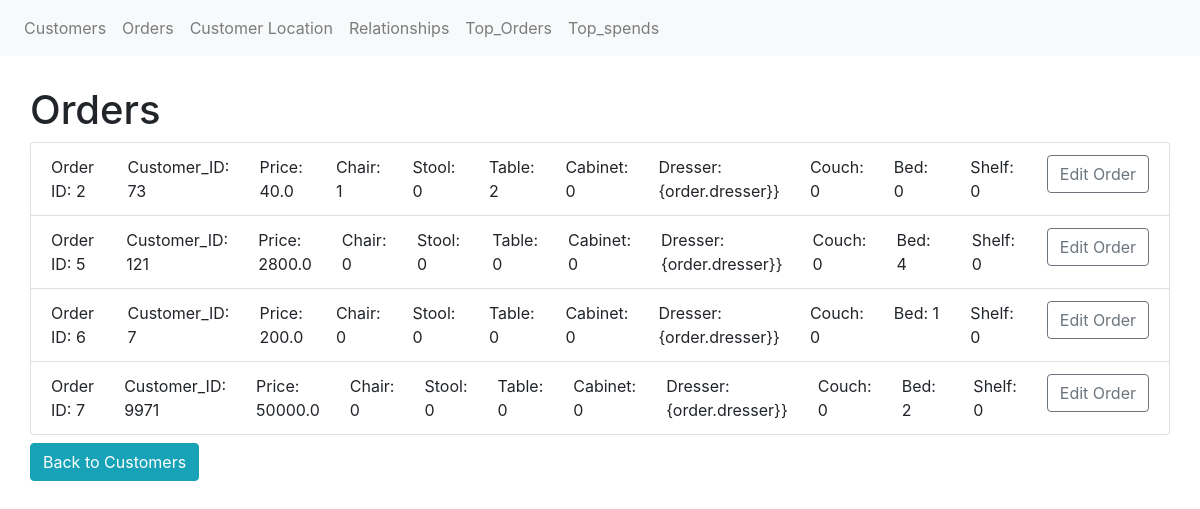
The page /orders on the database as committed earlier.
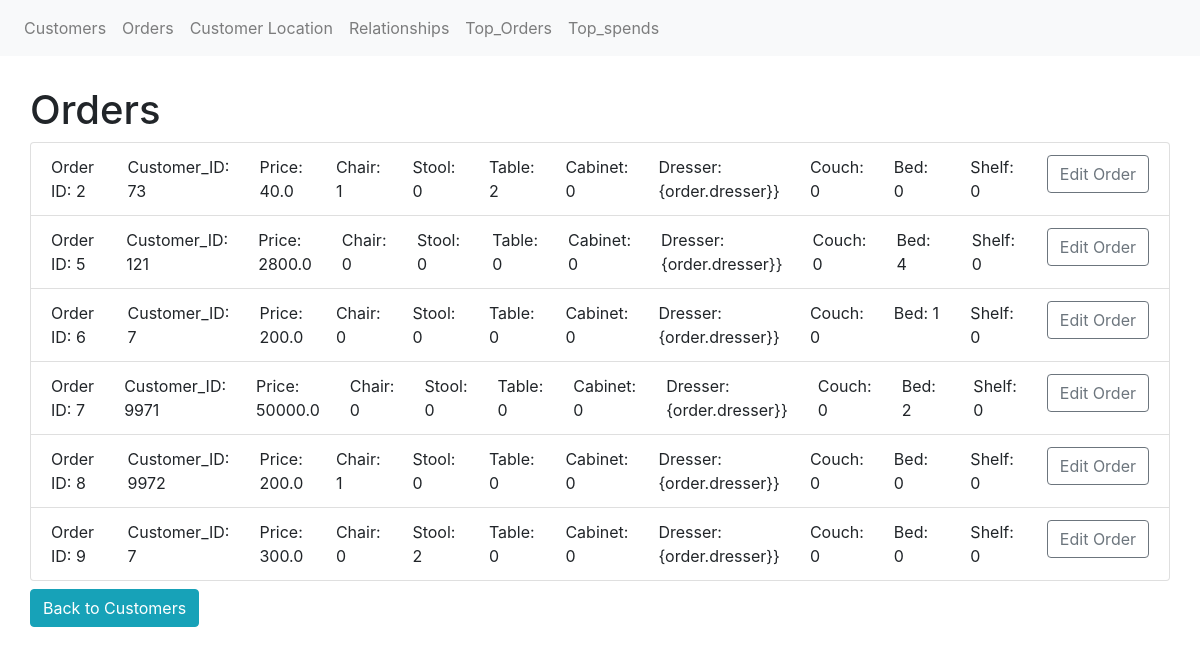
The same page on the database as committed later.
### app/models.py (models this page shows, shortened)
class Order(db.Model):
    __tablename__ = 'Order'
    order_id = db.Column(db.Integer, primary_key=True) #Primary key column
    date = db.Column(db.Date) #Date column for the order date
    customer_id = db.Column(db.Integer, db.ForeignKey('Customer.customer_id', ondelete='CASCADE'), nullable=False)
    price = db.Column(db.Float) #Float column for the order price
    chair = db.Column(db.Integer)
    stool = db.Column(db.Integer)
    table = db.Column(db.Integer)
    cabinet = db.Column(db.Integer)
    dresser = db.Column(db.Integer)
    couch = db.Column(db.Integer)
    bed = db.Column(db.Integer)
    shelf = db.Column(db.Integer)

### app/routes.py (the view)
@app.route('/orders')
def orders():
    orders = Order.query.all()
    return render_template('orders.html', orders=orders)

### app/templates/orders.html (shortened to what this page needs)
{% extends "base.html" %}
{% block content %}
    <h1>Orders</h1>
        <ul class="list-group">
            {%for order in orders%}
                <li class="list-group-item">
                    <div class="row justify-content-start">
                        <div class="col">Order ID: {{order.order_id}} </div>
                        <div class="col">Customer_ID: {{order.customer_id}} </div>
                        <div class="col">Price: {{order.price}}</div>
                        <div class="col">Chair: {{order.chair}} </div>
                        <div class="col">Stool: {{order.stool}} </div>
                        <div class="col">Table: {{order.table}} </div>
                        <div class="col">Cabinet: {{order.cabinet}}</div>
                        <div class="col">Dresser: {order.dresser}} </div>
                        <div class="col">Couch: {{order.couch}}</div>
                        <div class="col">Bed: {{order.bed}}</div>
                        <div class="col">Shelf: {{order.shelf}} </div>
                        <div class="col"><a href="{{ url_for('edit_order', order_id=order.order_id) }}" class="btn btn-outline-secondary">Edit Order</a></div>
                    </div>
                </li>
            {% endfor %}
        </ul>
        <a href="{{ url_for('index') }}" class="btn btn-info mt-2">Back to Customers</a>
{% endblock %}

Rows that differ between the two databases and show on the page:
added Order: order_id "8", customer_id "9972", price "200.0", chair "1", stool "0", table "0", cabinet "0", couch "0", bed "0", shelf "0"
added Order: order_id "9", customer_id "7", price "300.0", chair "0", stool "2", table "0", cabinet "0", couch "0", bed "0", shelf "0"
